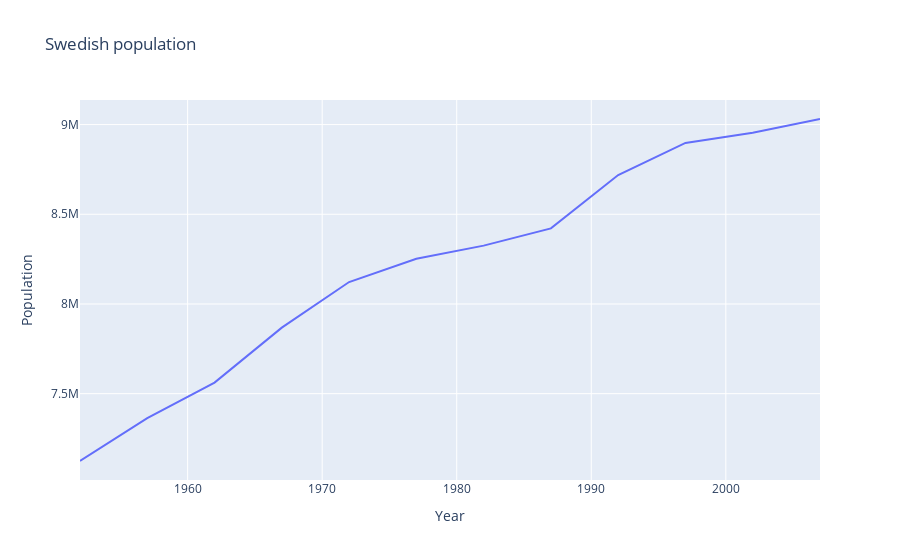

Here is the notebook cell this chart was saved with:
### Markdown cell above
## Bar chart

### Code cell
fig = px.line(
    data_frame=sweden,
    x="year",
    y="pop",
    labels={"year": "Year", "pop": "Population"},
    title="Swedish population",
)
fig.show()

### Figure 1 — Plotly figure (JSON) as saved in the notebook; plotly's stock layout.template omitted (floating-point values rounded to 4 significant figures)
{"data": [{"hovertemplate": "Year=%{x}<br>Population=%{y}<extra></extra>", "legendgroup": "", "line": {"color": "#636efa", "dash": "solid"}, "marker": {"symbol": "circle"}, "mode": "lines", "name": "", "orientation": "v", "showlegend": false, "type": "scatter", "x": [1952, 1957, 1962, 1967, 1972, 1977, 1982, 1987, 1992, 1997, 2002, 2007], "xaxis": "x", "y": [7124673, 7363802, 7561588, 7867931, 8122293, 8251648, 8325260, 8421403, 8718867, 8897619, 8954175, 9031088], "yaxis": "y"}], "layout": {"legend": {"tracegroupgap": 0}, "title": {"text": "Swedish population"}, "xaxis": {"anchor": "y", "domain": [0, 1], "title": {"text": "Year"}}, "yaxis": {"anchor": "x", "domain": [0, 1], "title": {"text": "Population"}}}}
